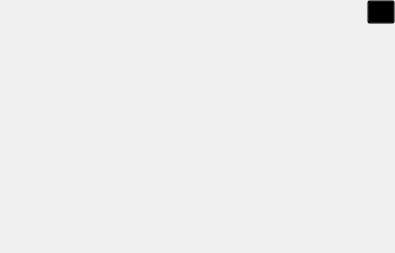
<?xml version="1.0" encoding="UTF-8"?>
<ui version="4.0">
 <class>Form</class>
 <widget class="QWidget" name="Form">
  <property name="geometry">
   <rect>
    <x>0</x>
    <y>0</y>
    <width>395</width>
    <height>253</height>
   </rect>
  </property>
  <property name="windowTitle">
   <string>Form</string>
  </property>
  <widget class="QWidget" name="widget" native="true">
   <property name="geometry">
    <rect>
     <x>0</x>
     <y>0</y>
     <width>395</width>
     <height>253</height>
    </rect>
   </property>
   <property name="sizePolicy">
    <sizepolicy hsizetype="Maximum" vsizetype="Maximum">
     <horstretch>0</horstretch>
     <verstretch>0</verstretch>
    </sizepolicy>
   </property>
   <widget class="QPushButton" name="pushButton">
    <property name="enabled">
     <bool>true</bool>
    </property>
    <property name="geometry">
     <rect>
      <x>367</x>
      <y>0</y>
      <width>28</width>
      <height>24</height>
     </rect>
    </property>
    <property name="sizePolicy">
     <sizepolicy hsizetype="Fixed" vsizetype="Fixed">
      <horstretch>0</horstretch>
      <verstretch>0</verstretch>
     </sizepolicy>
    </property>
    <property name="maximumSize">
     <size>
      <width>32</width>
      <height>32</height>
     </size>
    </property>
    <property name="styleSheet">
     <string notr="true">/*QPushButton{background-color: rgb(0, 0, 0);}
QPushButton:disabled{ background-color: yellow; }
QPushButton:pressed{ background-color: orange; }
QPushButton:focus:pressed{ background-color: gray; }
QPushButton:focus{ background-color:black; }
QPushButton:hover{ background-color: rgb(54 ,54 ,54); }
QPushButton:checked{ background-color: pink; }

*/
QPushButton{background-color: transparent;}
</string>
    </property>
    <property name="text">
     <string/>
    </property>
    <property name="icon">
     <iconset>
      <normaloff>icons/icons8-multiply-24.png</normaloff>icons/icons8-multiply-24.png</iconset>
    </property>
   </widget>
  </widget>
 </widget>
 <resources/>
 <connections/>
</ui>
